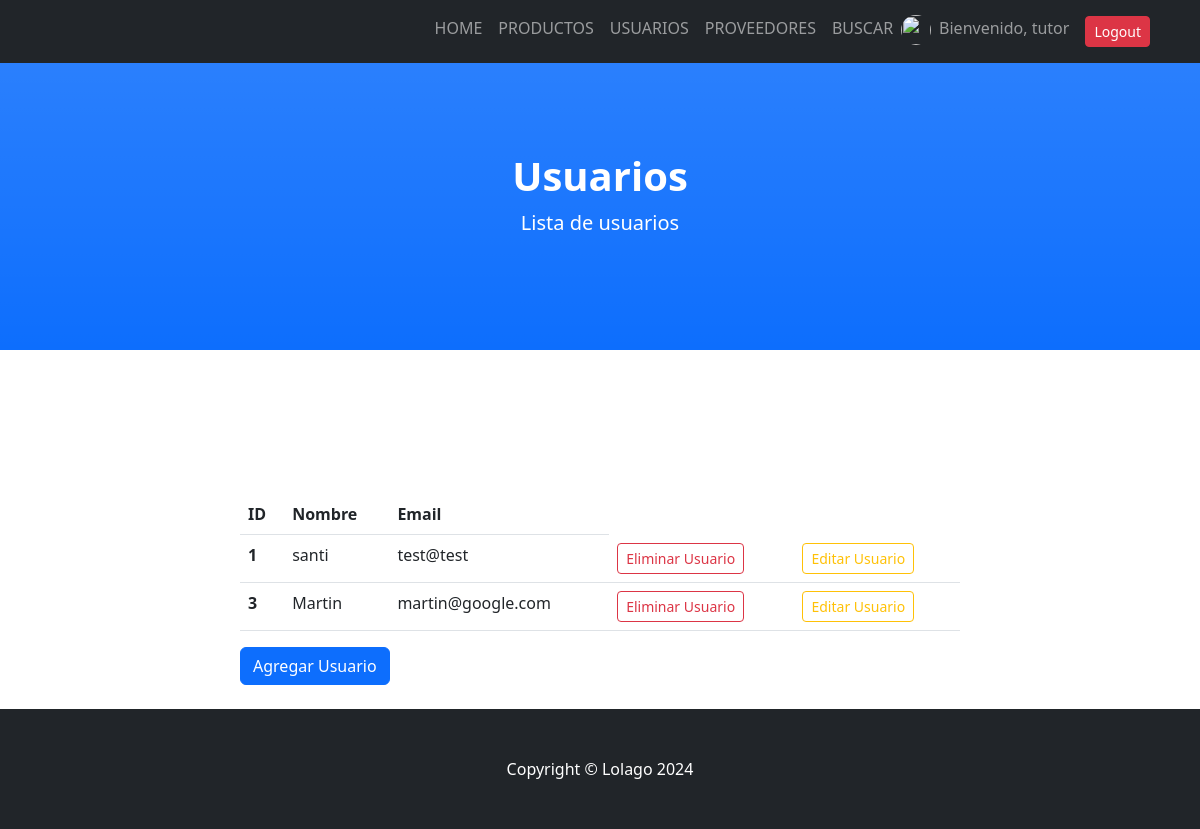
/PagCoder/lista_usuarios (signed in), run on an earlier commit of the app's database.
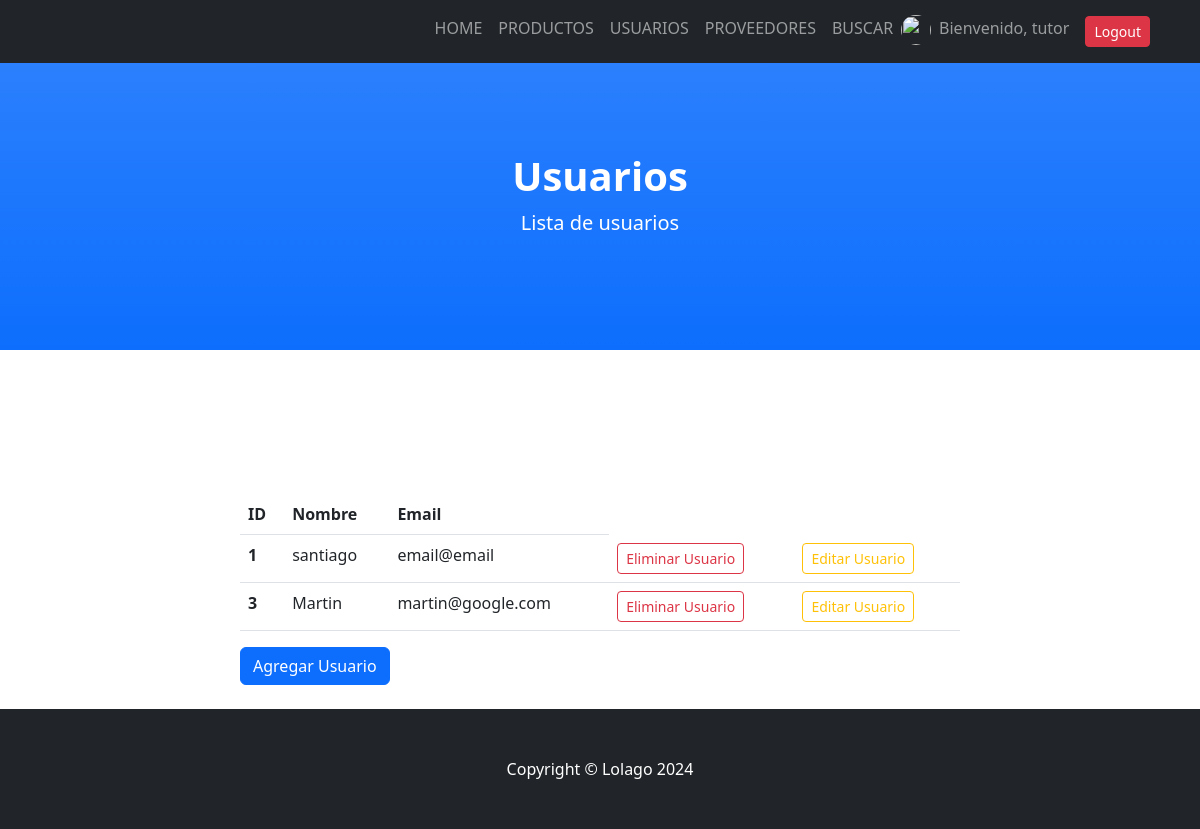
And on a later commit of the database.
### PagCoder/models.py (models this page shows, shortened)
class Usuario(models.Model):
    nombre = models.CharField(max_length=40)
    email = models.CharField(max_length=100)

### PagCoder/views.py (the view)
# urls.py: path("lista_usuarios", views.lista_usuarios, name="lista_usuarios"),
def lista_usuarios(request):
    usuarios = Usuario.objects.all()
    return render(request, "lista_usuarios.html", {"usuario":usuarios})

### PagCoder/template/lista_usuarios.html
{% extends 'index.html' %}
{% load static %}
{% block contenido %}
    <header class="bg-primary bg-gradient text-white">
        <div class="container px-4 text-center">
            <h1 class="fw-bolder">Usuarios</h1>
            <p class="lead">Lista de usuarios</p>
        </div>
    </header>
    <section id="about">
        <div class="container px-4">
            <div class="row gx-4 justify-content-center">
                <div class="col-lg-8">
                    <table class = "table">
                        <thead>
                            <tr>
                                <th>ID</th>
                                <th>Nombre</th>
                                <th>Email</th>
                            </tr>
                        </thead>
                        <tbody>
                            {% for n in usuario %}
                                <tr>
                                    <th scope="row">{{n.id}}</th>
                                    <td>{{n.nombre}}</td>
                                    <td>{{n.email}}</td>
                                    <td><a class="btn btn-outline-danger btn-sm"  href="{% url 'eliminar_usuario' n.id %}">Eliminar Usuario</a></td>
                                    <td><a class="btn btn-outline-warning btn-sm"  href="{% url 'editar_usuario' n.id %}">Editar Usuario</a></td>
                                </tr>
                            {% endfor %}
                        </tbody>
                    </table>
                    <a class="btn btn-primary" href="{% url 'usuarios' %}">Agregar Usuario</a>
                </div>
            </div>
        </div>
    </section>
{% endblock %}

What changed in the data, as far as the page shows it:
changed Usuario id 1: nombre "santi" → "santiago"; email "test@test" → "email@email"
